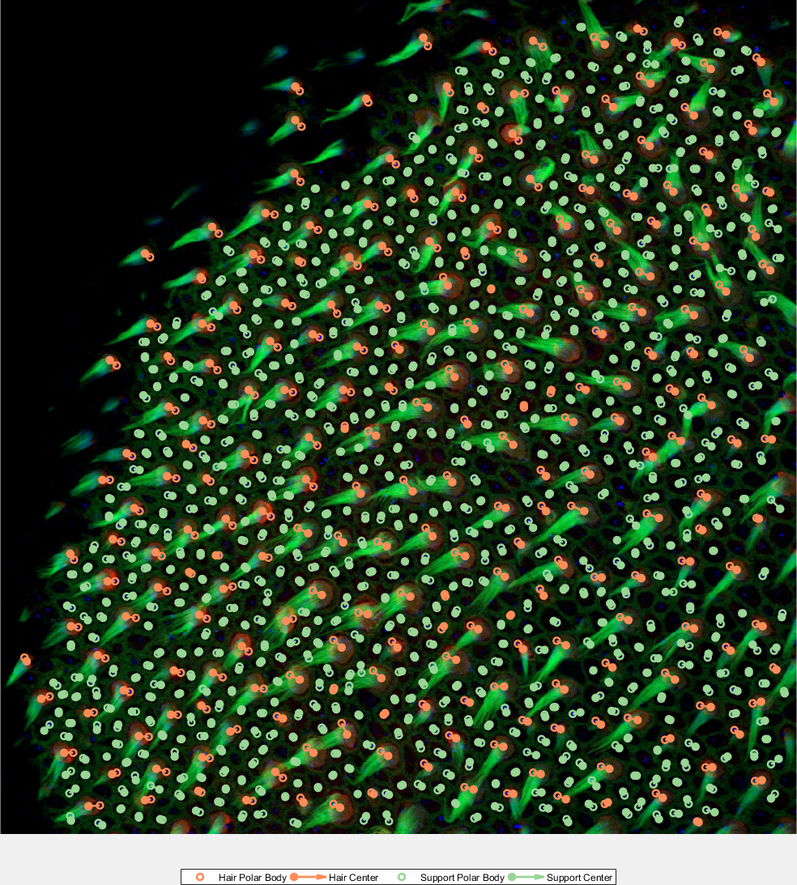
%> input picture Sourced Functions/export_fig/pdf.png, 797 x 885 px, shrunk from 984 x 1093 before the run
$ octave --eval "result = bwcircfilt(rgb2gray(imread('export_fig/pdf.png')));"   (GNU Octave 9; MATLAB toolbox functions it lacks are replaced by stand-ins)
%> lines starting %> are read from the running program, lines starting %| are printed output that depends on the picture
### Sourced Functions/bwcirc.m
function [circs] = bwcirc(bw)
%BWCIRC Circularity of connected components in binary image.
%   Detailed explanation goes here

props = regionprops('table',bw,'Area','Perimeter');

circs = (4*pi*props.Area)./(props.Perimeter.^2);
end

### Sourced Functions/bwcircfilt.m
function [BW2] = bwcircfilt(BW,varargin)
%BWCIRCFILT extract objects from binary image based upon circularity.
%   SYNTAX
%   BW2 = bwcircfilt(BW,range);
%   BW2 = bwcircfilt(BW,n);
%   BW2 = bwcircfilt(BW,n,keep);

%%
labs = bwlabel(BW);
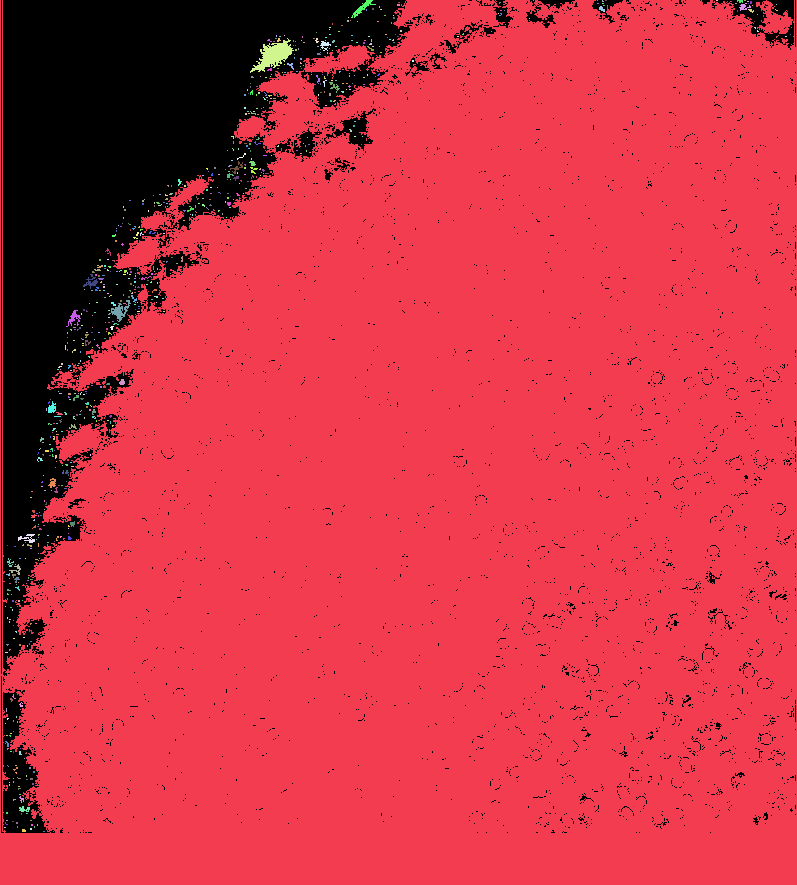
%> labs: size 885x797 double; 726 distinct labels, from 0 to 725; one colour per label, 0 black

circs = bwcirc(BW);
%> in bwcirc, `props = regionprops('table',bw,'Area','Perimeter');`: props = 255 regions; largest, Area and Perimeter: 30706 1686.1, 21205 1.96, 14541 1087.8, 11085 0, 10863 0
[scircs,sID] = sort(circs);
%> sID = 255 values, max 255 at index 7, min 1 at index 22, mean 128

ncircs = length(circs);
%> ncircs = 255
labv = 1:ncircs;
%> labv = 255 values from 1 to 255
%% parse remaining inputs
if length(varargin)==1
    if length(varargin{1}) == 1 % keep top n
        topn = varargin{1};
        keep = sID((ncircs-topn):ncircs);
    elseif length(varargin{1})==2 % keep values in range
        valrange =varargin{1};
        keepI = (scircs>=valrange(1))&(scircs<=valrange(2));
        keep = sID(keepI);
    else
        error('Invalid filter spec')
    end
elseif length(varargin)==2 % keep bottom n
    if strcmpi(varargin{2},'smallest')
        botn = varargin{1};
        keep = sID(1:botn);
    else
        error('Invalid filter spec')
    end
else
%> (the run ends here)
